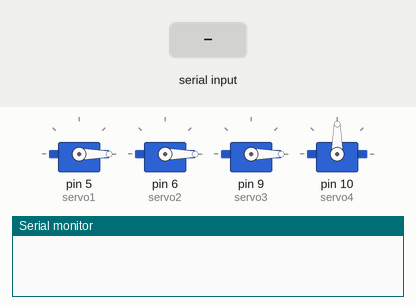
A sketch run on a simulated Arduino Uno, built with avr-gcc and run on an emulated ATmega328P. Parts: 4 × servo, the last lines printed to the serial monitor. Inputs (shaded band) come from the test bench.

Above: at 1.2 s.
1.3 s: "1" received over Serial
At 2.9 s:
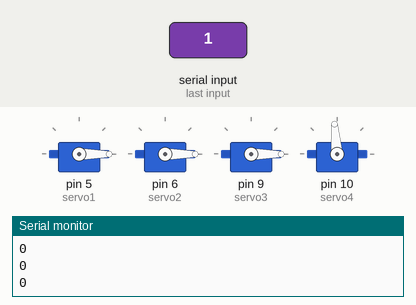
3.8 s: "1" received over Serial
At 5.1 s:
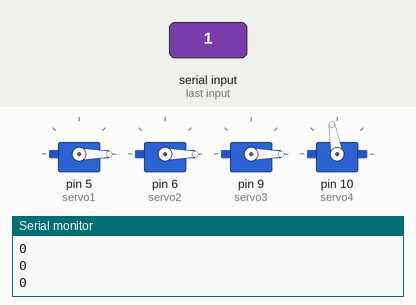
6.3 s: "2" received over Serial
At 8.6 s:
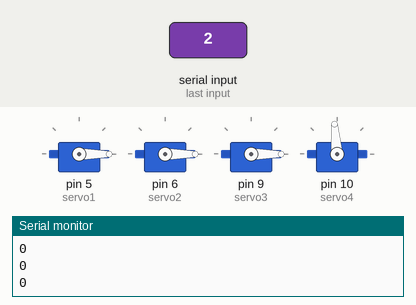
Timing chart, 0 to 10.1 s (numbered marks = the images above; inputs shaded):
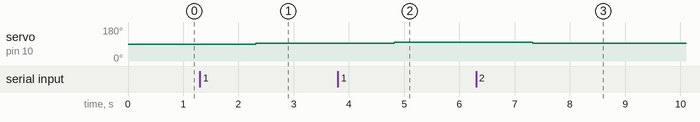

Measured:
- after the input at 1.3 s, servo on pin 10 (servo4): 90° → 95° after 1.0 s
- after the input at 3.8 s, servo on pin 10 (servo4): 95° → 100° after 1.0 s
- after the input at 6.3 s, servo on pin 10 (servo4): 100° → 95° after 1.0 s

The sketch:

codeAruduino.ino
```cpp
#include <Servo.h>
#include <Wire.h>
int servo1 = 5;
int servo2 = 6;
int servo3 = 9;
int servo4 = 10;

Servo kep;
Servo keo;
Servo gocquay;
Servo gockep;
int a[4]={90,0,0,0};
void setup() {
  // put your setup code here, to run once:
  Serial.begin(9600);
  kep.attach(servo1);
  keo.attach(servo2);
  gocquay.attach(servo3);
  gockep.attach(servo4);
}

void loop() {
  // put your main code here, to run repeatedly:
  if (Serial.available() > 0) {
        String str = Serial.readString();
        for(int i=0;i<4;i++)
          {
          char kitu=str.charAt(i);
          if(kitu=='1') a[i]=a[i]+5;
          else if(kitu=='2') a[i]=a[i]-5;
          else a[i]=a[i];
          if(a[i]>180) a[i]=180;
          if(a[i]<0) a[i]=0;
          }


        Serial.println((String)a[0]);
        Serial.println((String)a[1]);
        Serial.println((String)a[2]);
        Serial.println((String)a[3]);

    }
        gockep.write(a[0]);
        gocquay.write(a[1]);
        keo.write(a[2]);
        kep.write(a[3]);
  delay(50);
}
```
